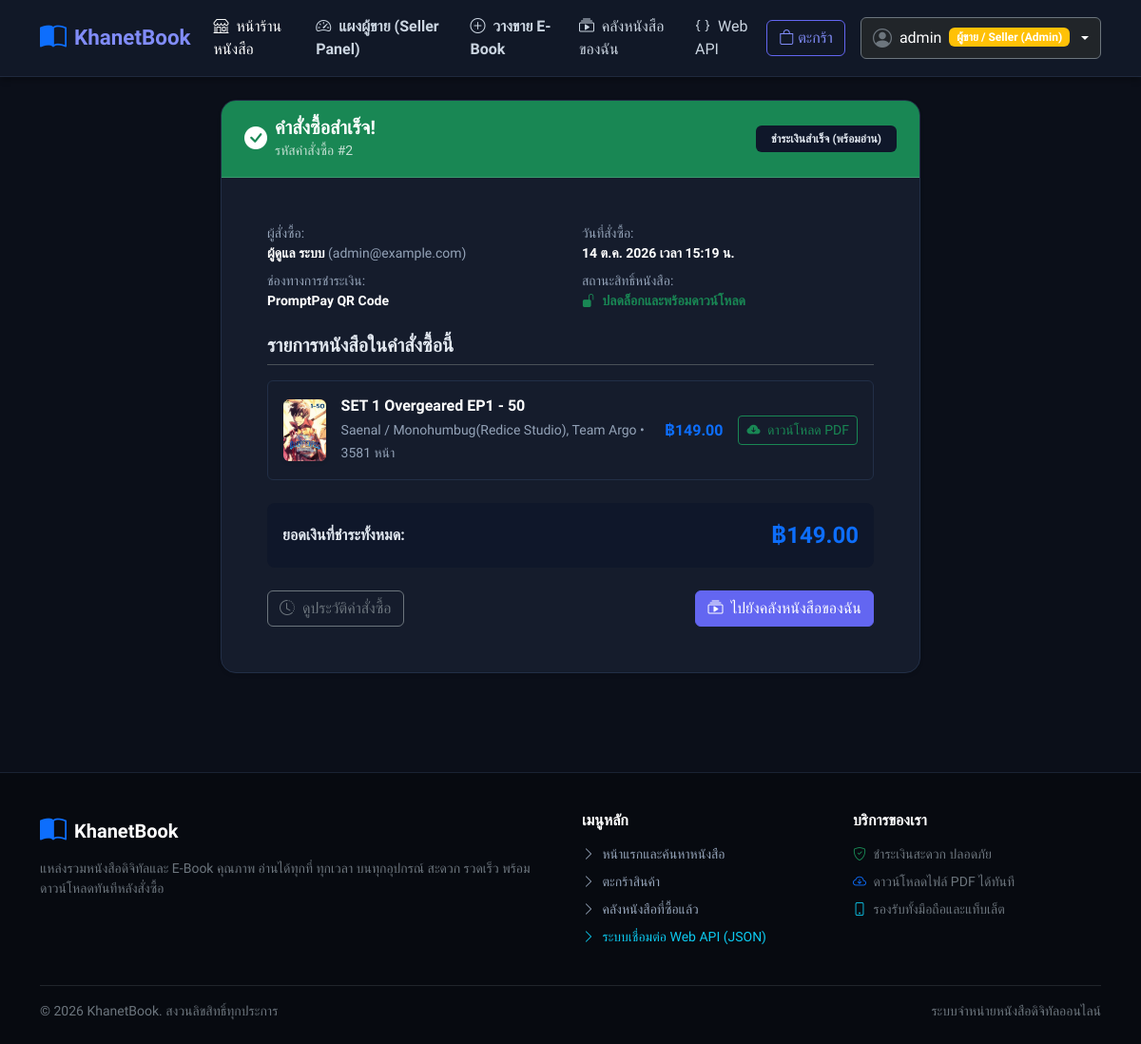
The app's page /orders/order/2/ (signed in) with its own data.
### accounts/models.py (models this page shows, shortened)
class UserProfile(models.Model):
    ROLE_CUSTOMER = 'customer'
    ROLE_SELLER = 'seller'
    ROLE_CHOICES = [
        (ROLE_CUSTOMER, 'ลูกค้า / Customer'),
        (ROLE_SELLER, 'ผู้ขาย / Seller (Admin)'),
    ]
    user = models.OneToOneField(User, on_delete=models.CASCADE, related_name='profile')
    role = models.CharField(max_length=20, choices=ROLE_CHOICES, default=ROLE_CUSTOMER)
    phone = models.CharField(max_length=20, blank=True, null=True, verbose_name='เบอร์โทรศัพท์')
    bio = models.TextField(blank=True, null=True, verbose_name='เกี่ยวกับฉัน')
    created_at = models.DateTimeField(auto_now_add=True)
    def is_seller(self):
        return self.role == self.ROLE_SELLER or self.user.is_superuser

### orders/models.py (models this page shows, shortened)
class Order(models.Model):
    STATUS_PENDING = 'pending'
    STATUS_COMPLETED = 'completed'
    STATUS_CANCELLED = 'cancelled'
    STATUS_CHOICES = [
        (STATUS_PENDING, 'รอดำเนินการ'),
        (STATUS_COMPLETED, 'ชำระเงินสำเร็จ (พร้อมอ่าน)'),
        (STATUS_CANCELLED, 'ยกเลิกคำสั่งซื้อ'),
    ]
    user = models.ForeignKey(User, on_delete=models.CASCADE, related_name='orders', verbose_name="ผู้สั่งซื้อ")
    total_price = models.DecimalField(max_digits=10, decimal_places=2, default=0.00, verbose_name="ยอดรวม (บาท)")
    status = models.CharField(max_length=20, choices=STATUS_CHOICES, default=STATUS_COMPLETED, verbose_name="สถานะคำสั่งซื้อ")
    payment_method = models.CharField(max_length=50, default='PromptPay / QR Code', verbose_name="ช่องทางชำระเงิน")
    notes = models.TextField(blank=True, verbose_name="หมายเหตุ")
    created_at = models.DateTimeField(auto_now_add=True, verbose_name="วันที่สั่งซื้อ")
    class Meta:
        verbose_name = "คำสั่งซื้อ"
        verbose_name_plural = "คำสั่งซื้อทั้งหมด"
        ordering = ['-created_at']

class OrderItem(models.Model):
    order = models.ForeignKey(Order, on_delete=models.CASCADE, related_name='items', verbose_name="รหัสคำสั่งซื้อ")
    book = models.ForeignKey(Book, on_delete=models.CASCADE, related_name='order_items', verbose_name="หนังสือ")
    price = models.DecimalField(max_digits=10, decimal_places=2, verbose_name="ราคาขณะสั่งซื้อ")
    class Meta:
        verbose_name = "รายการหนังสือในคำสั่งซื้อ"
        verbose_name_plural = "รายการหนังสือในคำสั่งซื้อ"

### books/models.py (models this page shows, shortened)
class Book(models.Model):
    seller = models.ForeignKey(User, on_delete=models.CASCADE, related_name='books', verbose_name="ผู้ขาย")
    category = models.ForeignKey(Category, on_delete=models.SET_NULL, null=True, related_name='books', verbose_name="หมวดหมู่")
    title = models.CharField(max_length=200, verbose_name="ชื่อหนังสือ")
    author = models.CharField(max_length=150, verbose_name="ผู้แต่ง / สำนักพิมพ์")
    price = models.DecimalField(max_digits=10, decimal_places=2, verbose_name="ราคา (บาท)")
    description = models.TextField(verbose_name="เนื้อหาโดยย่อ / คำอธิบาย")
    pages = models.PositiveIntegerField(default=100, verbose_name="จำนวนหน้า")
    isbn = models.CharField(max_length=30, blank=True, verbose_name="ISBN / รหัสหนังสือ")
    cover_image = models.ImageField(upload_to='book_covers/', blank=True, null=True, verbose_name="ภาพหน้าปก")
    pdf_file = models.FileField(upload_to='book_files/', verbose_name="ไฟล์ E-Book (PDF/EPUB)")
    sample_file = models.FileField(upload_to='book_samples/', blank=True, null=True, verbose_name="ไฟล์ตัวอย่างทดลองอ่าน")
    is_active = models.BooleanField(default=True, verbose_name="พร้อมขาย")
    created_at = models.DateTimeField(auto_now_add=True, verbose_name="วันที่ลงขาย")
    updated_at = models.DateTimeField(auto_now=True, verbose_name="แก้ไขล่าสุด")
    class Meta:
        verbose_name = "หนังสือ E-Book"
        verbose_name_plural = "หนังสือ E-Book ทั้งหมด"
        ordering = ['-created_at']
    def get_absolute_url(self):
        return reverse('book_detail', kwargs={'pk': self.pk})

### orders/views.py (the view)
# urls.py: path('order/<int:pk>/', views.order_detail, name='order_detail'),
@login_required
def order_detail(request, pk):
    order = get_object_or_404(Order.objects.prefetch_related('items__book'), pk=pk)
    if not request.user.is_superuser and order.user != request.user:
        messages.error(request, "คุณไม่มีสิทธิ์ดูรายการสั่งซื้อนี้")
        return redirect('book_list')
    return render(request, 'orders/order_detail.html', {'order': order})

### templates/orders/order_detail.html (shortened to what this page needs)
{% extends 'base.html' %}
{% block content %}
<div class="row justify-content-center">
    <div class="col-lg-8">
        <div class="card border-0 shadow-sm rounded-4 overflow-hidden mb-4">
            <div class="card-header bg-success text-white py-3 px-4 d-flex justify-content-between align-items-center">
                <div class="d-flex align-items-center gap-2">
                    <i class="bi bi-check-circle-fill fs-4"></i>
                    <div>
                        <h5 class="fw-bold mb-0">คำสั่งซื้อสำเร็จ!</h5>
                        <small class="opacity-75">รหัสคำสั่งซื้อ #{{ order.id }}</small>
                    </div>
                </div>
                <span class="badge bg-white text-success fw-bold px-3 py-2">
                    {{ order.get_status_display }}
                </span>
            </div>
            <div class="card-body p-4 p-md-5">
                <div class="row mb-4 small text-muted">
                    <div class="col-sm-6 mb-2">
                        <span class="d-block">ผู้สั่งซื้อ:</span>
                        <strong class="text-dark">{{ order.user.get_full_name|default:order.user.username }}</strong> ({{ order.user.email }})
                    </div>
                    <div class="col-sm-6 mb-2">
                        <span class="d-block">วันที่สั่งซื้อ:</span>
                        <strong class="text-dark">{{ order.created_at|date:"d M Y เวลา H:i น." }}</strong>
                    </div>
                    <div class="col-sm-6">
                        <span class="d-block">ช่องทางการชำระเงิน:</span>
                        <strong class="text-dark">{{ order.payment_method }}</strong>
                    </div>
                    <div class="col-sm-6">
                        <span class="d-block">สถานะสิทธิ์หนังสือ:</span>
                        <strong class="text-success"><i class="bi bi-unlock-fill me-1"></i> ปลดล็อกและพร้อมดาวน์โหลด</strong>
                    </div>
                </div>
                <h5 class="fw-bold border-bottom pb-2 mb-3">รายการหนังสือในคำสั่งซื้อนี้</h5>
                <div class="list-group mb-4">
                    {% for item in order.items.all %}
                        <div class="list-group-item p-3 d-flex flex-column flex-sm-row justify-content-between align-items-sm-center gap-3">
                            <div class="d-flex align-items-center gap-3">
                                {% if item.book.cover_image %}
                                    <img src="{{ item.book.cover_image.url }}" alt="{{ item.book.title }}" class="rounded shadow-sm" style="width: 50px; height: 65px; object-fit: cover;">
                                {% else %}
                                    <div class="bg-light rounded text-center text-muted" style="width: 50px; height: 65px; line-height: 65px;">
                                        <i class="bi bi-book"></i>
                                    </div>
                                {% endif %}
                                <div>
                                    <h6 class="fw-bold mb-1">
                                        <a href="{{ item.book.get_absolute_url }}" class="text-dark text-decoration-none">
                                            {{ item.book.title }}
                                        </a>
                                    </h6>
                                    <small class="text-muted">{{ item.book.author }} &bull; {{ item.book.pages }} หน้า</small>
                                </div>
                            </div>
                            <div class="d-flex align-items-center gap-3">
                                <span class="fw-bold text-primary">฿{{ item.price|floatformat:2 }}</span>
                                <a href="{% url 'download_book' item.book.id %}" class="btn btn-outline-success btn-sm text-nowrap">
                                    <i class="bi bi-cloud-arrow-down-fill me-1"></i> ดาวน์โหลด PDF
                                </a>
                            </div>
                        </div>
                    {% endfor %}
                </div>
                <div class="p-3 bg-light rounded-3 d-flex justify-content-between align-items-center mb-4">
                    <span class="fw-bold">ยอดเงินที่ชำระทั้งหมด:</span>
                    <span class="fs-4 fw-bold text-primary">฿{{ order.total_price|floatformat:2 }}</span>
                </div>
                <div class="d-flex justify-content-between">
                    <a href="{% url 'order_history' %}" class="btn btn-outline-secondary">
                        <i class="bi bi-clock-history me-1"></i> ดูประวัติคำสั่งซื้อ
                    </a>
                    <a href="{% url 'my_library' %}" class="btn btn-primary">
                        <i class="bi bi-collection-play me-1"></i> ไปยังคลังหนังสือของฉัน
                    </a>
                </div>
            </div>
        </div>
    </div>
</div>
{% endblock %}

### templates/base.html (shortened to what this page needs)
{% load static %}
<!DOCTYPE html>
<html lang="th" data-bs-theme="dark">
<head>
    <link href="https://cdn.jsdelivr.net/npm/bootstrap@5.3.3/dist/css/bootstrap.min.css" rel="stylesheet">
    <link rel="stylesheet" href="https://cdn.jsdelivr.net/npm/bootstrap-icons@1.11.3/font/bootstrap-icons.min.css">
    <link rel="stylesheet" href="{% static 'css/style.css' %}?v=3.0">
</head>
<body>
    <nav class="navbar navbar-expand-lg sticky-top">
        <div class="container">
            <a class="navbar-brand d-flex align-items-center gap-2" href="{% url 'book_list' %}">
                <i class="bi bi-book-half text-primary fs-3"></i>
                <span class="fw-bold tracking-tight">KhanetBook</span>
            </a>
            <div class="collapse navbar-collapse" id="navbarMain">
                <ul class="navbar-nav me-auto mb-2 mb-lg-0 align-items-lg-center">
                    <li class="nav-item">
                        <a class="nav-link active" href="{% url 'book_list' %}"><i class="bi bi-shop me-1"></i> หน้าร้านหนังสือ</a>
                    </li>
                    {% if user.is_authenticated and user.profile.is_seller %}
                        <li class="nav-item">
                            <a class="nav-link text-warning fw-semibold" href="{% url 'seller_dashboard' %}">
                                <i class="bi bi-speedometer2 me-1"></i> แผงผู้ขาย (Seller Panel)
                            </a>
                        </li>
                        <li class="nav-item">
                            <a class="nav-link text-success fw-semibold" href="{% url 'book_create' %}">
                                <i class="bi bi-plus-circle me-1"></i> วางขาย E-Book
                            </a>
                        </li>
                    {% endif %}
                    {% if user.is_authenticated %}
                        <li class="nav-item">
                            <a class="nav-link" href="{% url 'my_library' %}">
                                <i class="bi bi-collection-play me-1"></i> คลังหนังสือของฉัน
                            </a>
                        </li>
                    {% endif %}
                    <li class="nav-item">
                        <a class="nav-link text-info" href="{% url 'api_docs' %}">
                            <i class="bi bi-braces me-1"></i> Web API
                        </a>
                    </li>
                </ul>
                <div class="d-flex align-items-center gap-3">
                    <a href="{% url 'cart' %}" class="btn btn-outline-primary position-relative d-flex align-items-center gap-1">
                        <i class="bi bi-bag"></i>
                        <span>ตะกร้า</span>
                    </a>
                    {% if user.is_authenticated %}
                        <div class="dropdown">
                            <button class="btn btn-dark border border-secondary dropdown-toggle d-flex align-items-center gap-2" type="button" data-bs-toggle="dropdown">
                                <i class="bi bi-person-circle fs-5 text-secondary"></i>
                                <span>{{ user.username }}</span>
                                <span class="badge {% if user.profile.is_seller %}bg-warning text-dark{% else %}bg-success{% endif %}">
                                    {{ user.profile.get_role_display }}
                                </span>
                            </button>
                        </div>
                    {% else %}
                        <a href="{% url 'login' %}" class="btn btn-outline-secondary">เข้าสู่ระบบ</a>
                        <a href="{% url 'register' %}" class="btn btn-primary">สมัครสมาชิก</a>
                    {% endif %}
                </div>
            </div>
        </div>
    </nav>
    <main class="main-content py-4">
        <div class="container">
            {% block content %}{% endblock %}
        </div>
    </main>
    <footer class="footer">
        <div class="container">
            <div class="row g-4">
                <div class="col-md-6">
                    <div class="d-flex align-items-center gap-2 mb-2">
                        <i class="bi bi-book-half text-primary fs-3"></i>
                        <span class="fs-5 fw-bold text-white">KhanetBook</span>
                    </div>
                    <p class="small text-secondary">
                        แหล่งรวมหนังสือดิจิทัลและ E-Book คุณภาพ อ่านได้ทุกที่ ทุกเวลา บนทุกอุปกรณ์ สะดวก รวดเร็ว พร้อมดาวน์โหลดทันทีหลังสั่งซื้อ
                    </p>
                </div>
                <div class="col-md-3">
                    <h6 class="text-white fw-bold mb-3">เมนูหลัก</h6>
                    <ul class="list-unstyled small">
                        <li class="mb-2"><a href="{% url 'book_list' %}"><i class="bi bi-chevron-right me-1"></i> หน้าแรกและค้นหาหนังสือ</a></li>
                        <li class="mb-2"><a href="{% url 'cart' %}"><i class="bi bi-chevron-right me-1"></i> ตะกร้าสินค้า</a></li>
                        <li class="mb-2"><a href="{% url 'my_library' %}"><i class="bi bi-chevron-right me-1"></i> คลังหนังสือที่ซื้อแล้ว</a></li>
                        <li class="mb-2"><a href="{% url 'api_docs' %}" class="text-info"><i class="bi bi-chevron-right me-1"></i> ระบบเชื่อมต่อ Web API (JSON)</a></li>
                    </ul>
                </div>
                <div class="col-md-3">
                    <h6 class="text-white fw-bold mb-3">บริการของเรา</h6>
                    <ul class="list-unstyled small text-secondary">
                        <li class="mb-2"><i class="bi bi-shield-check me-1 text-success"></i> ชำระเงินสะดวก ปลอดภัย</li>
                        <li class="mb-2"><i class="bi bi-cloud-arrow-down me-1 text-primary"></i> ดาวน์โหลดไฟล์ PDF ได้ทันที</li>
                        <li class="mb-2"><i class="bi bi-phone me-1 text-info"></i> รองรับทั้งมือถือและแท็บเล็ต</li>
                    </ul>
                </div>
            </div>
            <hr class="border-secondary mt-4 mb-3">
            <div class="d-flex flex-column flex-md-row justify-content-between align-items-center small text-secondary">
                <span>&copy; 2026 KhanetBook. สงวนลิขสิทธิ์ทุกประการ</span>
                <span>ระบบจำหน่ายหนังสือดิจิทัลออนไลน์</span>
            </div>
        </div>
    </footer>
</body>
</html>

### records on screen
Order: id "2", status "ชำระเงินสำเร็จ (พร้อมอ่าน)", user.get_full_name "ผู้ดูแล ระบบ", user.email "admin@example.com", created_at "14 ต.ค. 2026 เวลา 15:19 น.", payment_method "PromptPay QR Code", total_price "149.00"
OrderItem: book.cover_image (picture), book "SET 1 Overgeared EP1 - 50", book.author "Saenal / Monohumbug(Redice Studio), Team Argo", book.pages "3581", price "149.00"

### other values on screen
{{ user.username }} "admin"
{{ user.profile.get_role_display }} "ผู้ขาย / Seller (Admin)"
